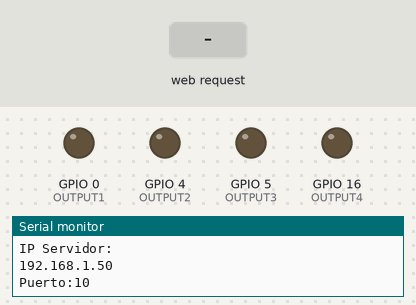
Bench run of a sketch on a simulated ESP8266 (NodeMCU). Shown: output pins drawn as LEDs (lit = HIGH), the last lines printed to the serial monitor. The test bench sets the inputs (shaded band). WiFi joins after 1.5 s; servers stay silent unless stated.

Above: at 2.7 s.
2.8 s: HTTP request GET /ADELANTE received
At 5.0 s:
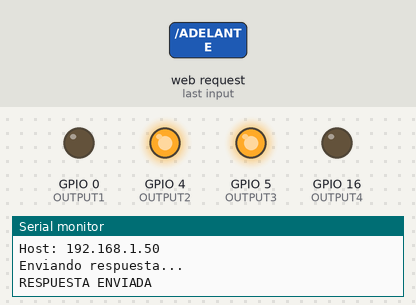
5.3 s: HTTP request GET /ATRAS received
At 7.0 s:
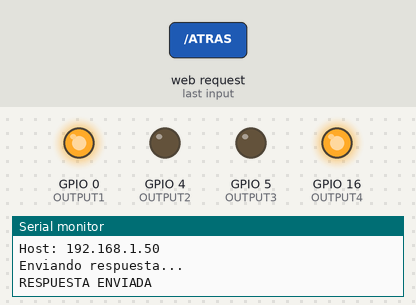
7.8 s: HTTP request GET /DERECHA received
At 10.0 s:
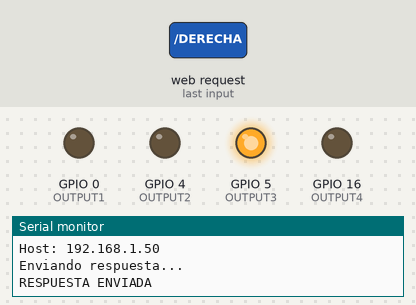
10.3 s: HTTP request GET /IZQUIERDA received
At 12.2 s:
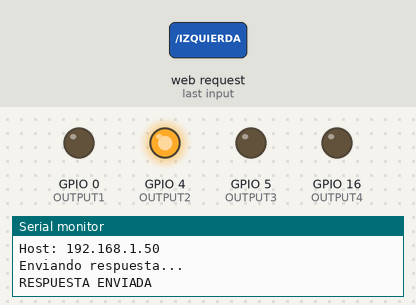
Timing chart, 0 to 13.7 s (numbered marks = the images above; inputs shaded):
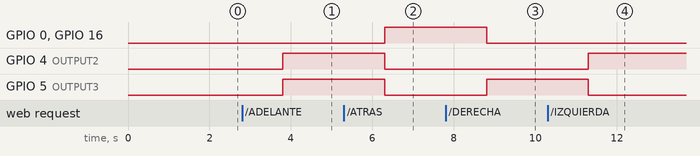

The sketch:

futurecar.ino
```cpp
#include <ESP8266WiFi.h>
const char *ssid = "UPN_ESTUDIANTES";
const char *password = "upn20152";
int port = 10;
WiFiServer server(port);
//MOTOR DERECHA
int OUTPUT4 = 16;
int OUTPUT3 = 5;
//MOTOR IZQUIERDA
int OUTPUT2 = 4;
int OUTPUT1 = 0;
void setup() {
  Serial.begin (9600);
  pinMode (OUTPUT1, OUTPUT);
  pinMode (OUTPUT2, OUTPUT);
  pinMode (OUTPUT3, OUTPUT);
  pinMode (OUTPUT4, OUTPUT);
  delay(10);
  Serial.println();
  Serial.print("CONECTANDO WIFI: ");
  Serial.println(ssid);
  WiFi.begin(ssid, password); //Conexión a la red
  while (WiFi.status() != WL_CONNECTED) {
    delay(500);
    Serial.print(".");
  }
  Serial.println("");
  Serial.println("WiFi conectado");
  server.begin(); //Iniciamos el servidor
  Serial.println("Servidor Iniciado");
  Serial.println("IP Servidor:");
  Serial.println(WiFi.localIP()); //Obtenemos la IP
  Serial.print("Puerto:");
  Serial.println(port);
}

void loop() {
  WiFiClient client = server.available();
  if (client) { //Si hay un cliente presente
    Serial.println("Nuevo Cliente");
    while (!client.available() && client.connected()) { //esperamos hasta que hayan datos disponibles
      delay(1);
    }
    String linea1 = client.readStringUntil('r');// Leemos la primera línea de la petición del cliente.
    Serial.print("LINEA: ");
    Serial.println(linea1);
    if (linea1.indexOf("ADELANTE") > 0) { //Buscamos un LED=ON en la 1°Linea
      digitalWrite(OUTPUT1, 0);
      digitalWrite(OUTPUT2, 1);
      digitalWrite(OUTPUT3, 1);
      digitalWrite(OUTPUT4, 0);
    }
    if (linea1.indexOf("ATRAS") > 0)  {
      digitalWrite(OUTPUT1, 1);
      digitalWrite(OUTPUT2, 0);
      digitalWrite(OUTPUT3, 0);
      digitalWrite(OUTPUT4, 1);
    }
    if (linea1.indexOf("DERECHA") > 0)  {
      digitalWrite(OUTPUT1, 0);
      digitalWrite(OUTPUT2, 0);
      digitalWrite(OUTPUT3, 1);
      digitalWrite(OUTPUT4, 0);
    }
    if (linea1.indexOf("IZQUIERDA") > 0)  {
      digitalWrite(OUTPUT1, 0);
      digitalWrite(OUTPUT2, 1);
      digitalWrite(OUTPUT3, 0);
      digitalWrite(OUTPUT4, 0);
    }
     if (linea1.indexOf("PARAR") > 0)  {
      digitalWrite(OUTPUT1, 0);
      digitalWrite(OUTPUT2, 0);
      digitalWrite(OUTPUT3, 0);
      digitalWrite(OUTPUT4, 0);
    }
    client.flush();
    Serial.println("Enviando respuesta...");
    client.println("HTTP/1.1 200 OK");
    client.println("Content-Type: text/html");
    client.println("Connection: close");// La conexión se cierra después de finalizar de la respuesta
    client.println();
    client.println("<!DOCTYPE HTML>");
    client.println("<html>");
    client.println("<head><title>CARRITO WIFI</title>");
    client.println("<meta name='viewport' content='width=device-width, initial-scale=1.0'>");
    client.println("<style>button{background-color:#f44336;border:none;color:white;padding:15px 32px;text-align:center;text-decoration:none;display:inline-block;font-size: 24px; transition-duration: 0.4s;}button:hover{background-color: #4CAF50;  color: white;}</style>");
    client.println("</head>");
    client.println("<body>");
    client.println("<div style='text-align:center;'>");
    client.println("<h1 align='center'>CARRITO WIFI</h1>");
    client.println("<br />");
    client.println("<button onClick=location.href='./?ADELANTE'>ADELANTE</button><br>");
    client.println("<button onClick=location.href='./?ATRAS'>ATRAS</button><br>");
    client.println("<button onClick=location.href='./?DERECHA'>DERECHA</button><br>");
    client.println("<button onClick=location.href='./?IZQUIERDA'>IZQUIERDA</button><br>");
    client.println("<button onClick=location.href='./?PARAR'>PARAR</button>");
    client.println("<br />");
    client.println("</div>");
    client.println("</body>");
    client.println("</html>");
    delay(1);
    Serial.println("RESPUESTA ENVIADA");
    Serial.println();
  }
}
```

Measured:
- after the input at 2.8 s, GPIO 4 (OUTPUT2), GPIO 5 (OUTPUT3): LOW → HIGH after 1.0 s
- after the input at 5.3 s, GPIO 0 (OUTPUT1), GPIO 16 (OUTPUT4): LOW → HIGH after 1.0 s; GPIO 4 (OUTPUT2), GPIO 5 (OUTPUT3): HIGH → LOW after 1.0 s
- after the input at 7.8 s, GPIO 0 (OUTPUT1), GPIO 16 (OUTPUT4): HIGH → LOW after 1.0 s; GPIO 5 (OUTPUT3): LOW → HIGH after 1.0 s
- after the input at 10.3 s, GPIO 4 (OUTPUT2): LOW → HIGH after 1.0 s; GPIO 5 (OUTPUT3): HIGH → LOW after 1.0 s
